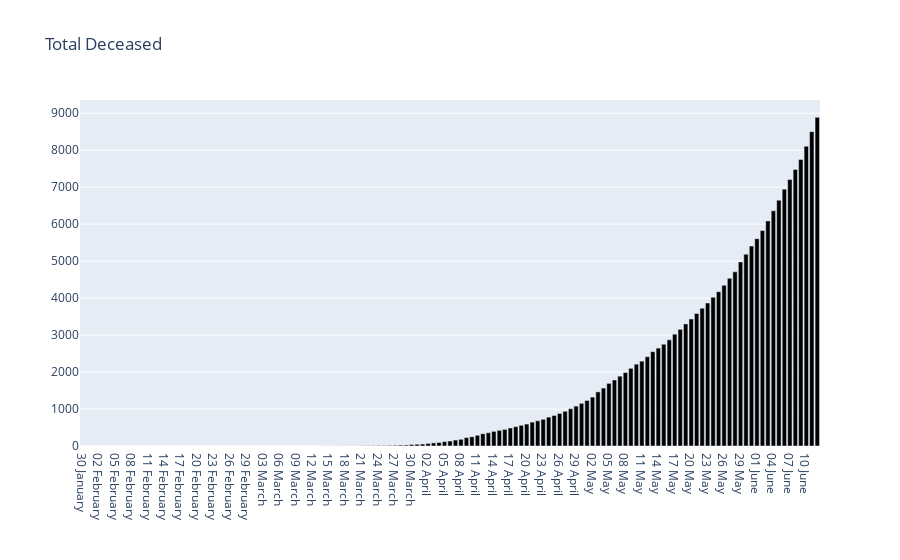

Here is the notebook cell this chart was saved with:
### Code cell
plot_daily('Total Deceased', '#000000')

### Figure 1 — Plotly figure (JSON) as saved in the notebook; plotly's stock layout.template omitted (floating-point values rounded to 4 significant figures; data arrays with more than 128 entries replaced by an {"elided": "..."} marker saying what was removed)
{"data": [{"alignmentgroup": "True", "hovertemplate": "Date=%{x}<br>Total Deceased=%{y}<extra></extra>", "legendgroup": "", "marker": {"color": "#000000"}, "name": "", "offsetgroup": "", "orientation": "v", "showlegend": false, "textposition": "auto", "type": "bar", "x": {"elided": "135 str values"}, "xaxis": "x", "y": {"elided": "135 int values"}, "yaxis": "y"}], "layout": {"barmode": "relative", "legend": {"tracegroupgap": 0}, "title": {"text": "Total Deceased"}, "xaxis": {"anchor": "y", "domain": [0, 1], "title": {"text": ""}}, "yaxis": {"anchor": "x", "domain": [0, 1], "title": {"text": ""}}}}
